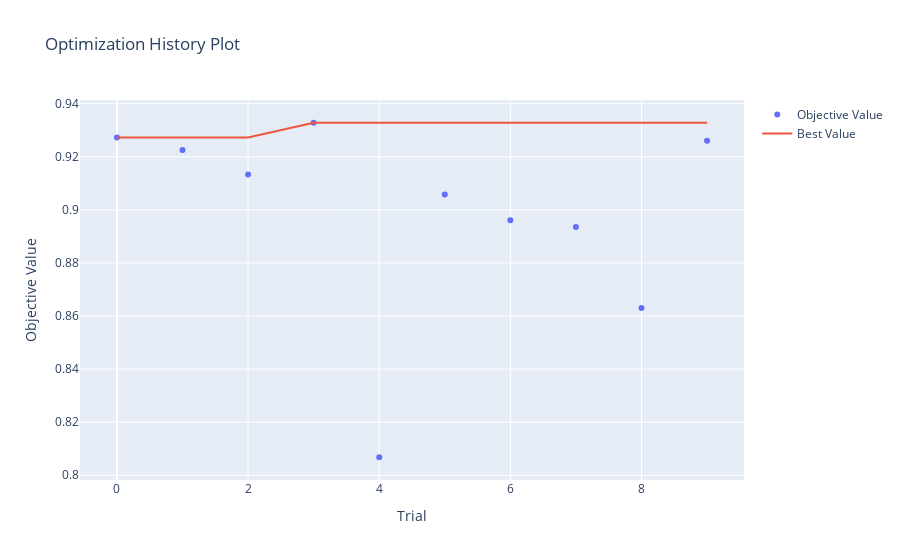

Notebook cell for this chart:
### Code cell
import optuna
from plotly.io import show

fig = optuna.visualization.plot_optimization_history(study)
show(fig)

### Figure 1 — Plotly figure (JSON) as saved in the notebook; plotly's stock layout.template omitted (floating-point values rounded to 4 significant figures)
{"data": [{"mode": "markers", "name": "Objective Value", "type": "scatter", "x": [0, 1, 2, 3, 4, 5, 6, 7, 8, 9], "y": [0.9273, 0.9226, 0.9133, 0.9328, 0.8068, 0.9058, 0.8961, 0.8935, 0.863, 0.926]}, {"mode": "lines", "name": "Best Value", "type": "scatter", "x": [0, 1, 2, 3, 4, 5, 6, 7, 8, 9], "y": [0.9273, 0.9273, 0.9273, 0.9328, 0.9328, 0.9328, 0.9328, 0.9328, 0.9328, 0.9328]}, {"marker": {"color": "#cccccc"}, "mode": "markers", "name": "Infeasible Trial", "showlegend": false, "type": "scatter", "x": [], "y": []}], "layout": {"title": {"text": "Optimization History Plot"}, "xaxis": {"title": {"text": "Trial"}}, "yaxis": {"title": {"text": "Objective Value"}}}}
